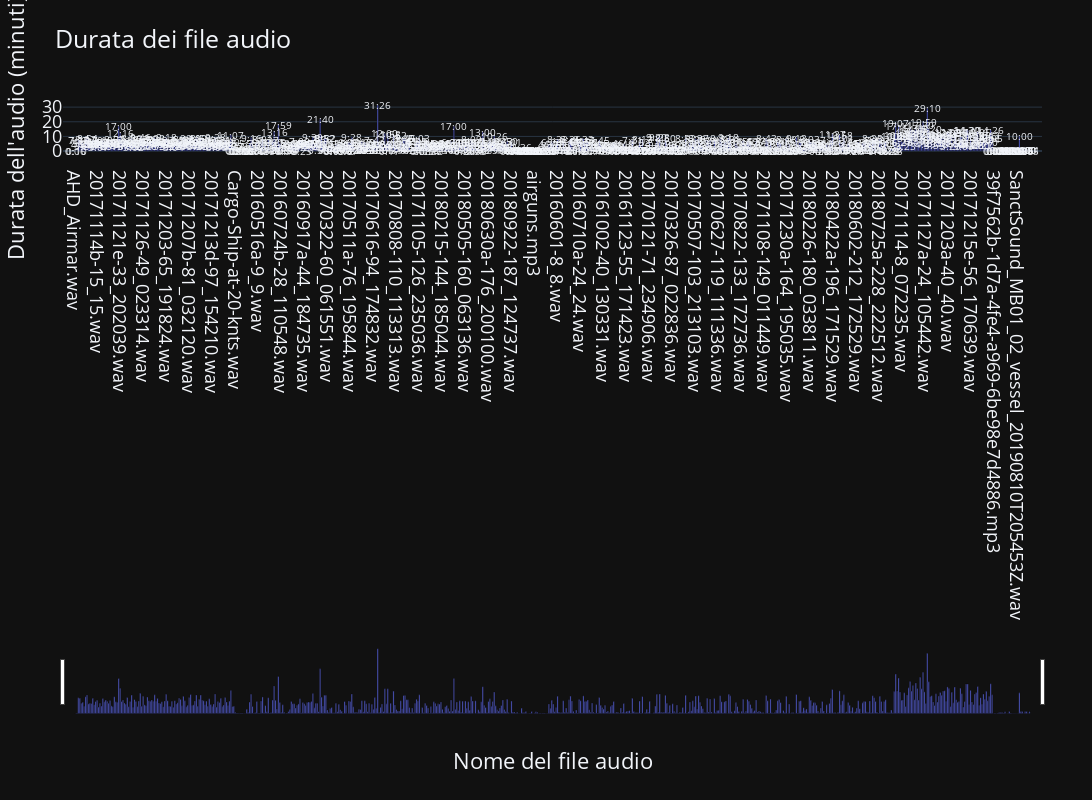

The cell this chart's notebook holds for it:
### Code cell
import plotly.express as px
import plotly.graph_objects as go
from Set_Data.Lettura_Durata import audio_info  # Importa la funzione per ottenere le informazioni audio

# Ottieni le informazioni audio
audio_info_dict = audio_info()

# Estrai i nomi dei file e le durate
file_names = list(audio_info_dict.keys())
durations_minutes = [duration[0] + duration[1] / 60 for duration in audio_info_dict.values()]  # Durata in minuti

# Crea il DataFrame
df = px.data.tips()

# Crea il grafico a barre interattivo con Plotly Express
fig = px.bar(df, x=file_names, y=durations_minutes)

# Aggiungi le annotazioni delle durate effettive sulle barre
for i, duration in enumerate(durations_minutes):
    fig.add_annotation(
        x=file_names[i],
        y=duration,
        text=f"{int(duration)}:{int((duration - int(duration)) * 60):02}",  # Formatta la durata come minuti:secondi
        showarrow=False,
        font=dict(size=10),  # Dimensione del carattere dell'annotazione
    )

# Imposta il layout del grafico
fig.update_layout(
    title="Durata dei file audio",
    xaxis_title="Nome del file audio",
    yaxis_title="Durata dell'audio (minuti)",
    font=dict(size=18),
    width=1500,  # Larghezza del grafico
    height=800,  # Altezza del grafico
    margin=dict(l=50, r=50, t=100, b=100),  # Margine del grafico
    xaxis=dict(type='category', categoryorder='array', categoryarray=file_names),  # Imposta l'ordine degli assi x
    xaxis_rangeslider=dict(
        visible=True,  # Abilita la barra di navigazione inferiore
        range=[0, 20],  # Imposta il range iniziale per mostrare i primi 20 file
    ),
    bargap=0.2,  # Spazio tra le barre
)

fig.show()  # Mostra il grafico interattivo
